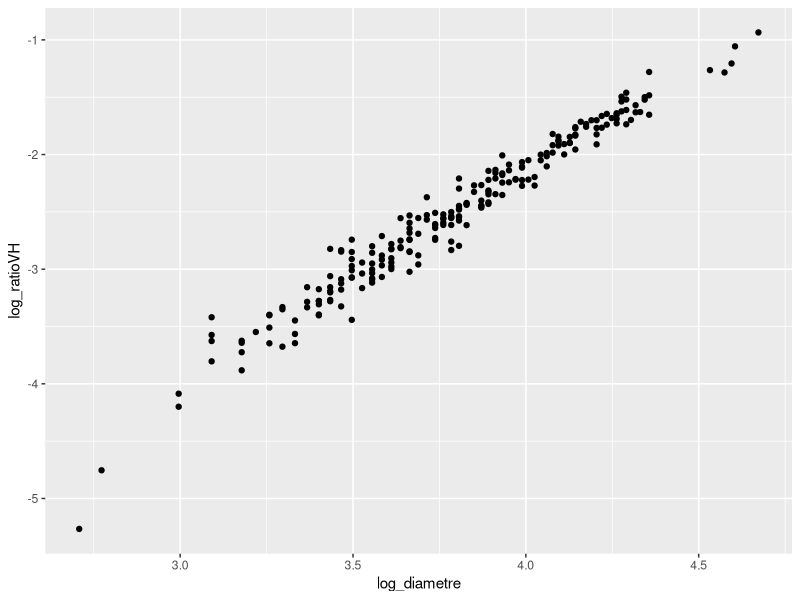

Reproduce this figure in R. (Note: this script raises an error after producing the figure.)
## ---- chunk 1
knitr::opts_chunk$set(echo = FALSE, cache= TRUE, eval = TRUE, fig.show='hide', message = FALSE, warning = FALSE, results = 'hide' )
library(tidyverse)
library(kableExtra)
out_type <- knitr::opts_knit$get("rmarkdown.pandoc.to")
## ---- chunk 2
douglas <- read.table("douglas.csv", sep = ";", header = TRUE, stringsAsFactors = TRUE) 

douglas <- douglas %>% 
   mutate(ratioVH = Volume /Hauteur,
          log_ratioVH = log(ratioVH),
          log_diametre= log(Diametre)
          )
## ---- chunk 3
douglas %>% ggplot() +
   geom_point(aes(x=log_diametre, y = log_ratioVH))
## ---- chunk 4
## pour faire le lien avec l'analyse de la variance
ratio_reg <- lm(log_ratioVH ~ log_diametre, data = douglas)
ratio_M0 <-  lm(log_ratioVH ~ 1, data = douglas)
anova(ratio_M0, ratio_reg)
## version test sur les paramètres
summary(ratio_reg)
## Faire remarquer que summary que la valeur de t^2 vaut f
res$coefficients[2,3]^2
## ---- chunk 5
tobs <- (res$coefficients[2,1] -2)/(res$coefficients[2,2])
pt(abs(tobs), df = res$df[2], lower.tail = FALSE)
## ---- chunk 6
temp_eau_air <- read.table("deboisement.csv", sep = ";" , header = TRUE, stringsAsFactors = TRUE)
## ---- chunk 7
temp_eau_air %>% ggplot() +
   geom_boxplot(aes(x= DEBOIST, y = AIR))
reg_air <- lm(AIR ~ DEBOIST, data = temp_eau_air)
anova(reg_air)
summary(reg_air)
## ---- chunk 8
temp_eau_air %>% ggplot() +
   geom_boxplot(aes(x= DEBOIST, y = EAU))
reg_eau <- lm(EAU ~ DEBOIST, data = temp_eau_air)
anova(reg_eau)
summary(reg_eau)
## ---- chunk 9
temp_eau_air %>% ggplot() +
   geom_point(aes(x= AIR, y = EAU, col = DEBOIST)) +
   geom_smooth(method = "lm", aes(x= AIR, y = EAU, col = DEBOIST)) # cette ligne n'est pas essentielle
   
## ---- chunk 10
M12 <- lm(EAU ~AIR + DEBOIST , data = temp_eau_air)
## ---- chunk 11
MComp <- lm(EAU~ AIR + DEBOIST + AIR:DEBOIST, data = temp_eau_air)
anova(M12, MComp)
